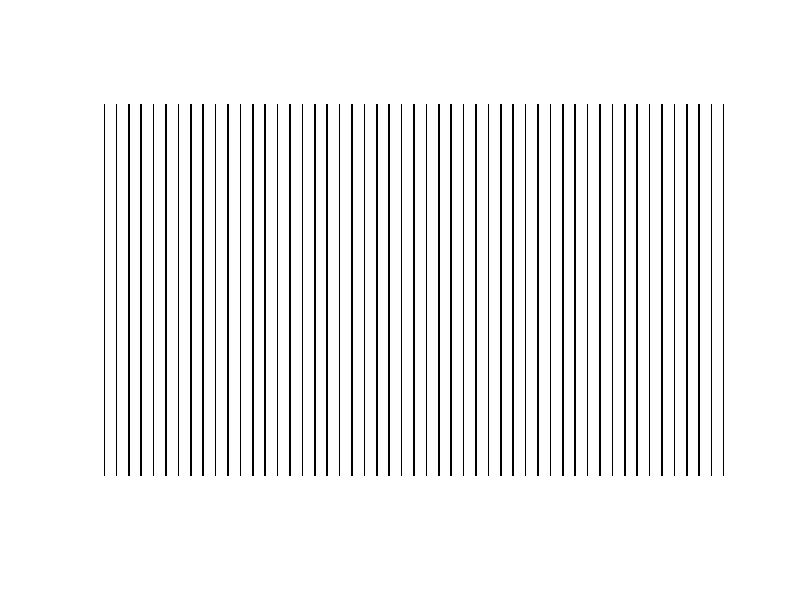

Write MATLAB code to recreate this figure. (Note: this script raises an error after producing the figure.)
%%

%axis tight manual
filename='testAnimated.gif';

%%
xsize=800;
ysize=480;
image=zeros(ysize,xsize);
%%
period=16.0;
dutycycle=0.125;
cutoff=period*(1-dutycycle);
nImages=period;

%%
   h= figure;

for idx=1:nImages
    image=zeros(ysize,xsize);
    k=idx-1;
    for i=1:1:xsize  
     k=k+1;
         if k<=cutoff
          image(:,i)=ones(ysize,1);
         end

         if k==period
             k=0;
         end

    end

imshow(image)
frame=getframe(h);
im{idx}=frame2im(frame);
end

%%
for idx = 1:nImages
    [A,map] = rgb2ind(im{idx},256);
    if idx == 1
        imwrite(A,map,filename,'gif','LoopCount',Inf,'DelayTime',0.1);
    else
        imwrite(A,map,filename,'gif','WriteMode','append','DelayTime',0.1);
    end
end
